Frame 1 (no input): blank canvas, image omitted
Frame 60 (the mouse pressed at the canvas centre just before this capture): blank canvas, image omitted
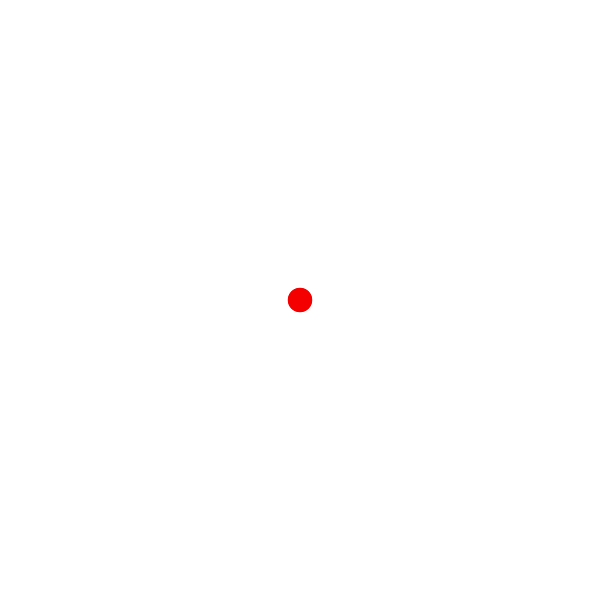
Frame 120 (the mouse held since frame 60 and released just before this capture)

The Processing sketch whose frames 1 and 60 were blank and that drew this single picture after the mouse press (run headless with seeded random() and noise(); from frame 60 on, the mouse is pressed at the canvas centre):

// Processing sketch: example_9_8
// ── example_9_8.pde
int[] xpos = new int[50];
int[] ypos = new int[50];

void setup(){
  size(600, 600);
  
  for (int i = 0; i<xpos.length; i++){
  xpos[i] = 0;
  ypos[i] = 0;
  }
}

void draw(){
  background(255);
  
  for(int i = 0; i < xpos.length - 1; i++){
    xpos[i] = xpos[i+1];
    ypos[i] = ypos[i+1];
  }
  
  xpos[xpos.length - 1] = mouseX;
  ypos[ypos.length - 1] = mouseY;
  
  for (int i = 0; i < xpos.length; i++){
    noStroke();
    fill(i*5, 0, 0);
    ellipse(xpos[i], ypos[i], float(i)/2, float(i)/2);
  }
}
